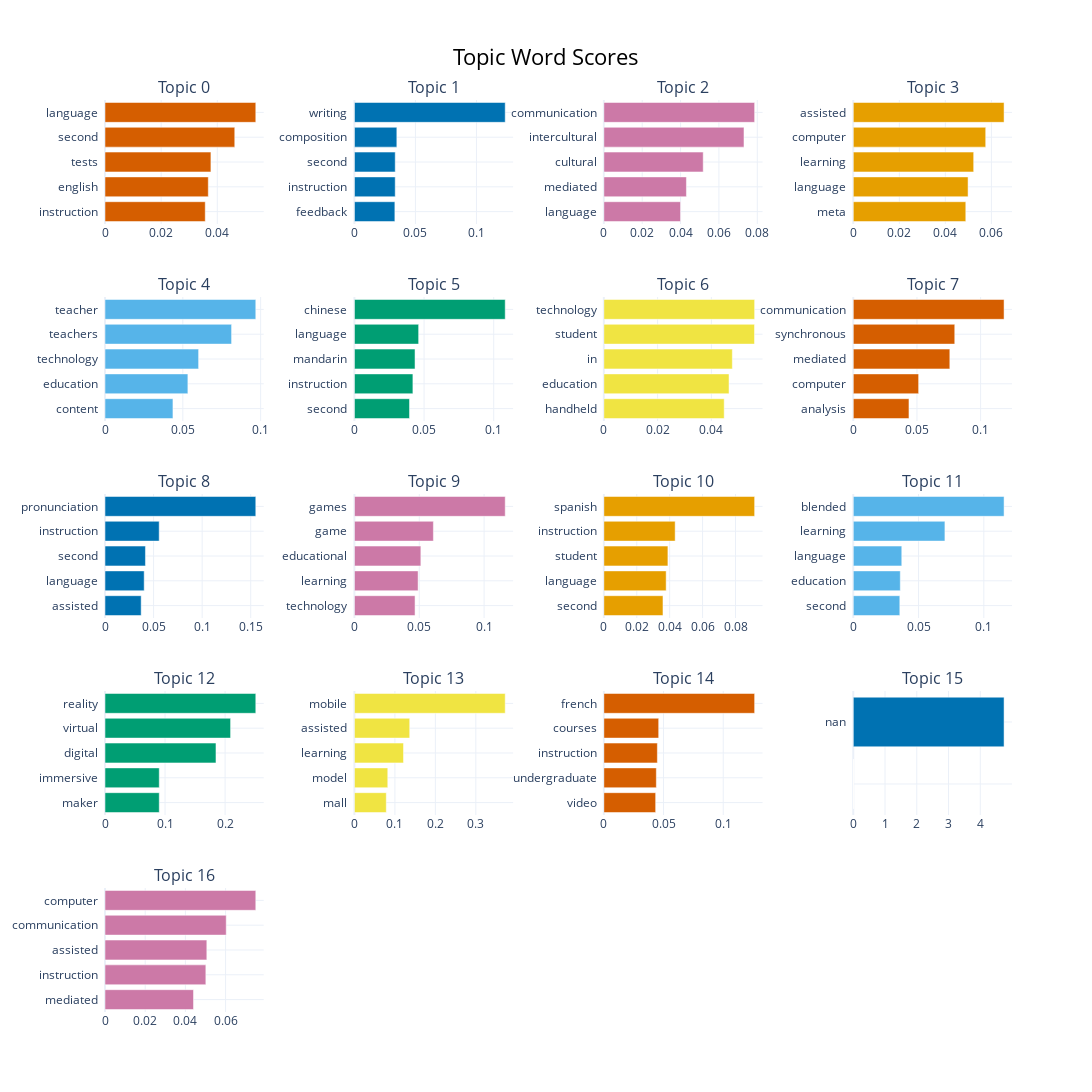

The code cell stored with this chart in its notebook:
### Code cell
topics_to_include = list(range(0, 17))
model.visualize_barchart(topics= topics_to_include, width=300)

### Figure 1 — Plotly figure (JSON) as saved in the notebook; plotly's stock layout.template omitted (floating-point values rounded to 4 significant figures)
{"data": [{"marker": {"color": "#D55E00"}, "orientation": "h", "type": "bar", "x": [0.03571, 0.0368, 0.03773, 0.04623, 0.05372], "xaxis": "x", "y": ["instruction  ", "english  ", "tests  ", "second  ", "language  "], "yaxis": "y"}, {"marker": {"color": "#0072B2"}, "orientation": "h", "type": "bar", "x": [0.03314, 0.03343, 0.03344, 0.03476, 0.1236], "xaxis": "x2", "y": ["feedback  ", "instruction  ", "second  ", "composition  ", "writing  "], "yaxis": "y2"}, {"marker": {"color": "#CC79A7"}, "orientation": "h", "type": "bar", "x": [0.03997, 0.04305, 0.0518, 0.07307, 0.07862], "xaxis": "x3", "y": ["language  ", "mediated  ", "cultural  ", "intercultural  ", "communication  "], "yaxis": "y3"}, {"marker": {"color": "#E69F00"}, "orientation": "h", "type": "bar", "x": [0.04888, 0.04987, 0.05231, 0.05753, 0.06551], "xaxis": "x4", "y": ["meta  ", "language  ", "learning  ", "computer  ", "assisted  "], "yaxis": "y4"}, {"marker": {"color": "#56B4E9"}, "orientation": "h", "type": "bar", "x": [0.04365, 0.05325, 0.06014, 0.08133, 0.09689], "xaxis": "x5", "y": ["content  ", "education  ", "technology  ", "teachers  ", "teacher  "], "yaxis": "y5"}, {"marker": {"color": "#009E73"}, "orientation": "h", "type": "bar", "x": [0.03955, 0.04198, 0.04351, 0.0461, 0.1083], "xaxis": "x6", "y": ["second  ", "instruction  ", "mandarin  ", "language  ", "chinese  "], "yaxis": "y6"}, {"marker": {"color": "#F0E442"}, "orientation": "h", "type": "bar", "x": [0.04477, 0.04656, 0.0478, 0.05604, 0.05609], "xaxis": "x7", "y": ["handheld  ", "education  ", "in  ", "student  ", "technology  "], "yaxis": "y7"}, {"marker": {"color": "#D55E00"}, "orientation": "h", "type": "bar", "x": [0.04373, 0.05132, 0.07582, 0.07969, 0.1184], "xaxis": "x8", "y": ["analysis  ", "computer  ", "mediated  ", "synchronous  ", "communication  "], "yaxis": "y8"}, {"marker": {"color": "#0072B2"}, "orientation": "h", "type": "bar", "x": [0.03724, 0.04034, 0.04165, 0.05578, 0.1552], "xaxis": "x9", "y": ["assisted  ", "language  ", "second  ", "instruction  ", "pronunciation  "], "yaxis": "y9"}, {"marker": {"color": "#CC79A7"}, "orientation": "h", "type": "bar", "x": [0.04674, 0.04909, 0.05122, 0.06088, 0.1163], "xaxis": "x10", "y": ["technology  ", "learning  ", "educational  ", "game  ", "games  "], "yaxis": "y10"}, {"marker": {"color": "#E69F00"}, "orientation": "h", "type": "bar", "x": [0.03593, 0.03786, 0.03893, 0.04333, 0.09163], "xaxis": "x11", "y": ["second  ", "language  ", "student  ", "instruction  ", "spanish  "], "yaxis": "y11"}, {"marker": {"color": "#56B4E9"}, "orientation": "h", "type": "bar", "x": [0.03565, 0.036, 0.03714, 0.07019, 0.1155], "xaxis": "x12", "y": ["second  ", "education  ", "language  ", "learning  ", "blended  "], "yaxis": "y12"}, {"marker": {"color": "#009E73"}, "orientation": "h", "type": "bar", "x": [0.09035, 0.09035, 0.1848, 0.2091, 0.2511], "xaxis": "x13", "y": ["maker  ", "immersive  ", "digital  ", "virtual  ", "reality  "], "yaxis": "y13"}, {"marker": {"color": "#F0E442"}, "orientation": "h", "type": "bar", "x": [0.07874, 0.0824, 0.1212, 0.1366, 0.3726], "xaxis": "x14", "y": ["mall  ", "model  ", "learning  ", "assisted  ", "mobile  "], "yaxis": "y14"}, {"marker": {"color": "#D55E00"}, "orientation": "h", "type": "bar", "x": [0.04339, 0.04396, 0.04482, 0.04593, 0.1263], "xaxis": "x15", "y": ["video  ", "undergraduate  ", "instruction  ", "courses  ", "french  "], "yaxis": "y15"}, {"marker": {"color": "#0072B2"}, "orientation": "h", "type": "bar", "x": [1e-05, 1e-05, 1e-05, 1e-05, 4.749], "xaxis": "x16", "y": ["  ", "  ", "  ", "  ", "nan  "], "yaxis": "y16"}, {"marker": {"color": "#CC79A7"}, "orientation": "h", "type": "bar", "x": [0.04404, 0.05017, 0.05066, 0.06031, 0.07503], "xaxis": "x17", "y": ["mediated  ", "instruction  ", "assisted  ", "communication  ", "computer  "], "yaxis": "y17"}], "layout": {"annotations": [{"font": {"size": 16}, "showarrow": false, "text": "Topic 0", "x": 0.0875, "xanchor": "center", "xref": "paper", "y": 1.0, "yanchor": "bottom", "yref": "paper"}, {"font": {"size": 16}, "showarrow": false, "text": "Topic 1", "x": 0.3625, "xanchor": "center", "xref": "paper", "y": 1.0, "yanchor": "bottom", "yref": "paper"}, {"font": {"size": 16}, "showarrow": false, "text": "Topic 2", "x": 0.6375, "xanchor": "center", "xref": "paper", "y": 1.0, "yanchor": "bottom", "yref": "paper"}, {"font": {"size": 16}, "showarrow": false, "text": "Topic 3", "x": 0.9125, "xanchor": "center", "xref": "paper", "y": 1.0, "yanchor": "bottom", "yref": "paper"}, {"font": {"size": 16}, "showarrow": false, "text": "Topic 4", "x": 0.0875, "xanchor": "center", "xref": "paper", "y": 0.784, "yanchor": "bottom", "yref": "paper"}, {"font": {"size": 16}, "showarrow": false, "text": "Topic 5", "x": 0.3625, "xanchor": "center", "xref": "paper", "y": 0.784, "yanchor": "bottom", "yref": "paper"}, {"font": {"size": 16}, "showarrow": false, "text": "Topic 6", "x": 0.6375, "xanchor": "center", "xref": "paper", "y": 0.784, "yanchor": "bottom", "yref": "paper"}, {"font": {"size": 16}, "showarrow": false, "text": "Topic 7", "x": 0.9125, "xanchor": "center", "xref": "paper", "y": 0.784, "yanchor": "bottom", "yref": "paper"}, {"font": {"size": 16}, "showarrow": false, "text": "Topic 8", "x": 0.0875, "xanchor": "center", "xref": "paper", "y": 0.568, "yanchor": "bottom", "yref": "paper"}, {"font": {"size": 16}, "showarrow": false, "text": "Topic 9", "x": 0.3625, "xanchor": "center", "xref": "paper", "y": 0.568, "yanchor": "bottom", "yref": "paper"}, {"font": {"size": 16}, "showarrow": false, "text": "Topic 10", "x": 0.6375, "xanchor": "center", "xref": "paper", "y": 0.568, "yanchor": "bottom", "yref": "paper"}, {"font": {"size": 16}, "showarrow": false, "text": "Topic 11", "x": 0.9125, "xanchor": "center", "xref": "paper", "y": 0.568, "yanchor": "bottom", "yref": "paper"}, {"font": {"size": 16}, "showarrow": false, "text": "Topic 12", "x": 0.0875, "xanchor": "center", "xref": "paper", "y": 0.352, "yanchor": "bottom", "yref": "paper"}, {"font": {"size": 16}, "showarrow": false, "text": "Topic 13", "x": 0.3625, "xanchor": "center", "xref": "paper", "y": 0.352, "yanchor": "bottom", "yref": "paper"}, {"font": {"size": 16}, "showarrow": false, "text": "Topic 14", "x": 0.6375, "xanchor": "center", "xref": "paper", "y": 0.352, "yanchor": "bottom", "yref": "paper"}, {"font": {"size": 16}, "showarrow": false, "text": "Topic 15", "x": 0.9125, "xanchor": "center", "xref": "paper", "y": 0.352, "yanchor": "bottom", "yref": "paper"}, {"font": {"size": 16}, "showarrow": false, "text": "Topic 16", "x": 0.0875, "xanchor": "center", "xref": "paper", "y": 0.136, "yanchor": "bottom", "yref": "paper"}], "height": 1250, "hoverlabel": {"bgcolor": "white", "font": {"family": "Rockwell", "size": 16}}, "showlegend": false, "title": {"font": {"color": "Black", "size": 22}, "text": "Topic Word Scores", "x": 0.5, "xanchor": "center", "yanchor": "top"}, "width": 1200, "xaxis": {"anchor": "y", "domain": [0, 0.175], "showgrid": true}, "xaxis10": {"anchor": "y10", "domain": [0.275, 0.45], "showgrid": true}, "xaxis11": {"anchor": "y11", "domain": [0.55, 0.725], "showgrid": true}, "xaxis12": {"anchor": "y12", "domain": [0.825, 1], "showgrid": true}, "xaxis13": {"anchor": "y13", "domain": [0, 0.175], "showgrid": true}, "xaxis14": {"anchor": "y14", "domain": [0.275, 0.45], "showgrid": true}, "xaxis15": {"anchor": "y15", "domain": [0.55, 0.725], "showgrid": true}, "xaxis16": {"anchor": "y16", "domain": [0.825, 1], "showgrid": true}, "xaxis17": {"anchor": "y17", "domain": [0, 0.175], "showgrid": true}, "xaxis18": {"anchor": "y18", "domain": [0.275, 0.45], "showgrid": true}, "xaxis19": {"anchor": "y19", "domain": [0.55, 0.725], "showgrid": true}, "xaxis2": {"anchor": "y2", "domain": [0.275, 0.45], "showgrid": true}, "xaxis20": {"anchor": "y20", "domain": [0.825, 1], "showgrid": true}, "xaxis3": {"anchor": "y3", "domain": [0.55, 0.725], "showgrid": true}, "xaxis4": {"anchor": "y4", "domain": [0.825, 1], "showgrid": true}, "xaxis5": {"anchor": "y5", "domain": [0, 0.175], "showgrid": true}, "xaxis6": {"anchor": "y6", "domain": [0.275, 0.45], "showgrid": true}, "xaxis7": {"anchor": "y7", "domain": [0.55, 0.725], "showgrid": true}, "xaxis8": {"anchor": "y8", "domain": [0.825, 1], "showgrid": true}, "xaxis9": {"anchor": "y9", "domain": [0, 0.175], "showgrid": true}, "yaxis": {"anchor": "x", "domain": [0.864, 1.0], "showgrid": true}, "yaxis10": {"anchor": "x10", "domain": [0.432, 0.568], "showgrid": true}, "yaxis11": {"anchor": "x11", "domain": [0.432, 0.568], "showgrid": true}, "yaxis12": {"anchor": "x12", "domain": [0.432, 0.568], "showgrid": true}, "yaxis13": {"anchor": "x13", "domain": [0.216, 0.352], "showgrid": true}, "yaxis14": {"anchor": "x14", "domain": [0.216, 0.352], "showgrid": true}, "yaxis15": {"anchor": "x15", "domain": [0.216, 0.352], "showgrid": true}, "yaxis16": {"anchor": "x16", "domain": [0.216, 0.352], "showgrid": true}, "yaxis17": {"anchor": "x17", "domain": [0, 0.136], "showgrid": true}, "yaxis18": {"anchor": "x18", "domain": [0, 0.136], "showgrid": true}, "yaxis19": {"anchor": "x19", "domain": [0, 0.136], "showgrid": true}, "yaxis2": {"anchor": "x2", "domain": [0.864, 1.0], "showgrid": true}, "yaxis20": {"anchor": "x20", "domain": [0, 0.136], "showgrid": true}, "yaxis3": {"anchor": "x3", "domain": [0.864, 1.0], "showgrid": true}, "yaxis4": {"anchor": "x4", "domain": [0.864, 1.0], "showgrid": true}, "yaxis5": {"anchor": "x5", "domain": [0.648, 0.784], "showgrid": true}, "yaxis6": {"anchor": "x6", "domain": [0.648, 0.784], "showgrid": true}, "yaxis7": {"anchor": "x7", "domain": [0.648, 0.784], "showgrid": true}, "yaxis8": {"anchor": "x8", "domain": [0.648, 0.784], "showgrid": true}, "yaxis9": {"anchor": "x9", "domain": [0.432, 0.568], "showgrid": true}}}
